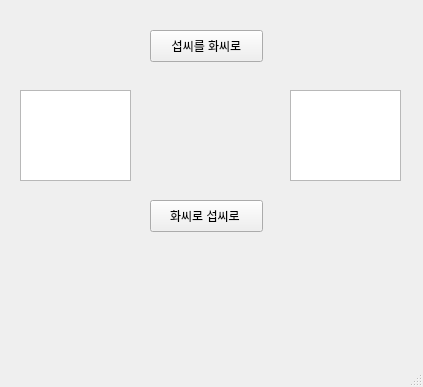
<?xml version="1.0" encoding="UTF-8"?>
<ui version="4.0">
 <class>MainWindow</class>
 <widget class="QMainWindow" name="MainWindow">
  <property name="geometry">
   <rect>
    <x>0</x>
    <y>0</y>
    <width>423</width>
    <height>387</height>
   </rect>
  </property>
  <property name="windowTitle">
   <string>온도변</string>
  </property>
  <widget class="QWidget" name="centralwidget">
   <widget class="QTextEdit" name="inputValue">
    <property name="geometry">
     <rect>
      <x>20</x>
      <y>90</y>
      <width>111</width>
      <height>91</height>
     </rect>
    </property>
    <property name="html">
     <string>&lt;!DOCTYPE HTML PUBLIC &quot;-//W3C//DTD HTML 4.0//EN&quot; &quot;http://www.w3.org/TR/REC-html40/strict.dtd&quot;&gt;
&lt;html&gt;&lt;head&gt;&lt;meta name=&quot;qrichtext&quot; content=&quot;1&quot; /&gt;&lt;style type=&quot;text/css&quot;&gt;
p, li { white-space: pre-wrap; }
&lt;/style&gt;&lt;/head&gt;&lt;body style=&quot; font-family:'.AppleSystemUIFont'; font-size:13pt; font-weight:400; font-style:normal;&quot;&gt;
&lt;p style=&quot;-qt-paragraph-type:empty; margin-top:0px; margin-bottom:0px; margin-left:0px; margin-right:0px; -qt-block-indent:0; text-indent:0px;&quot;&gt;&lt;br /&gt;&lt;/p&gt;&lt;/body&gt;&lt;/html&gt;</string>
    </property>
   </widget>
   <widget class="QPushButton" name="C2F">
    <property name="geometry">
     <rect>
      <x>150</x>
      <y>30</y>
      <width>113</width>
      <height>32</height>
     </rect>
    </property>
    <property name="text">
     <string>섭씨를 화씨로</string>
    </property>
   </widget>
   <widget class="QPushButton" name="F2C">
    <property name="geometry">
     <rect>
      <x>150</x>
      <y>200</y>
      <width>113</width>
      <height>32</height>
     </rect>
    </property>
    <property name="text">
     <string>화씨로 섭씨로 </string>
    </property>
   </widget>
   <widget class="QTextEdit" name="outputValue">
    <property name="geometry">
     <rect>
      <x>290</x>
      <y>90</y>
      <width>111</width>
      <height>91</height>
     </rect>
    </property>
    <property name="html">
     <string>&lt;!DOCTYPE HTML PUBLIC &quot;-//W3C//DTD HTML 4.0//EN&quot; &quot;http://www.w3.org/TR/REC-html40/strict.dtd&quot;&gt;
&lt;html&gt;&lt;head&gt;&lt;meta name=&quot;qrichtext&quot; content=&quot;1&quot; /&gt;&lt;style type=&quot;text/css&quot;&gt;
p, li { white-space: pre-wrap; }
&lt;/style&gt;&lt;/head&gt;&lt;body style=&quot; font-family:'.AppleSystemUIFont'; font-size:13pt; font-weight:400; font-style:normal;&quot;&gt;
&lt;p style=&quot;-qt-paragraph-type:empty; margin-top:0px; margin-bottom:0px; margin-left:0px; margin-right:0px; -qt-block-indent:0; text-indent:0px;&quot;&gt;&lt;br /&gt;&lt;/p&gt;&lt;/body&gt;&lt;/html&gt;</string>
    </property>
   </widget>
  </widget>
  <widget class="QMenuBar" name="menubar">
   <property name="geometry">
    <rect>
     <x>0</x>
     <y>0</y>
     <width>423</width>
     <height>22</height>
    </rect>
   </property>
  </widget>
  <widget class="QStatusBar" name="statusbar"/>
 </widget>
 <resources/>
 <connections/>
</ui>
